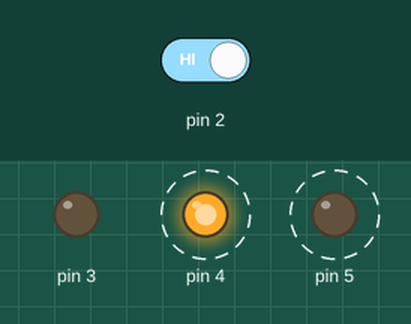
The sketch below on a simulated Arduino Uno, built with avr-gcc and run on an emulated ATmega328P. Shown: output pins drawn as LEDs (lit = HIGH). Dashed ring = blinking. Inputs (shaded band) come from the test bench; at power-on: pin 2 HIGH.

Above: at 5.37 s.
5.8 s: pin 2 driven LOW
At 7.2 s:
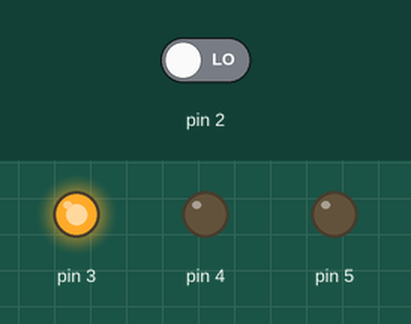
7.5 s: pin 2 driven HIGH
At 7.62 s:
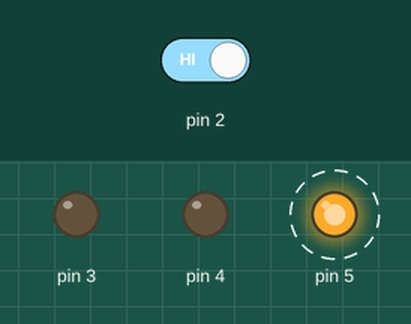
Timing chart, 0 to 16.5 s (numbered marks = the images above; inputs shaded):
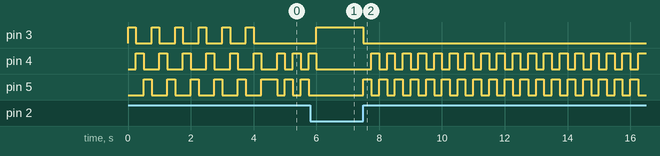

Measured:
- after the input at 5.8 s, pin 3: LOW → HIGH after 0.20 s; pin 4: goes on until 6.0 s, then stays LOW; pin 5: stops changing and stays LOW
- after the input at 7.5 s, pin 3: HIGH → LOW at once; pin 4: alternates HIGH for 0.25 s and LOW for 0.25 s, starting after 0.25 s; pin 5: alternates HIGH for 0.25 s and LOW for 0.25 s, starting at once

The sketch:

spaceshipinterface.ino
```cpp
/**
 *  This is the Spaceship Interface that will blink the two Red LEDs (on pin 4 and 5) if you click the button on the breadboard.
 *
 *  Author: Ralph Lepore
 */
 //Globals
 int switchState = 0;

 /**
  *  Setting up our pins. Pin number 2 will be our input pin (this should be connected to the switch).
  *  Pin numbers 3, 4 and 5 are our output pins and should be connected to the LEDs.
  */
 void setup() {
   pinMode(3, OUTPUT);
   pinMode(4, OUTPUT);
   pinMode(5, OUTPUT);
   pinMode(2, INPUT);


   //Lets make the LEDs flash when we first turn it on, to simulate the system configuring itself.
   for(int i=0; i < 6; i++) {
     flash(3);
     flash(4);
     flash(5);
   }
 }

 /**
  *  Flash the LED on the pin number provided by first writing a high bit, sleeping for a quarter of a second
  *  and the writing a low bit to the pin.
  */
 void flash(int pinNumber) {
   digitalWrite(pinNumber, HIGH);
   delay(250);
   digitalWrite(pinNumber, LOW);
 }

 /**
  *  Read the voltage in from pin 2, if we get a high bit (electricity) then we are going to "Blink" the two
  *  red LEDs (the LEDs on pins 4 and 5).  If we have a Low bit (meaning no electricity, button is not being pressed)
  *  we are going to write a high bit to pin 3 (this should be the Green LED).
  */
 void loop() {
   switchState = digitalRead(2);  //Read the input voltage from pin number 2

    if(switchState == LOW) { //The button is not pressed
       digitalWrite(3, HIGH);
       digitalWrite(4, LOW);
       digitalWrite(5, LOW);
    } else { //The button has been pressed
       digitalWrite(3, LOW);
       digitalWrite(4, LOW);
       digitalWrite(5, HIGH);

       //Below we are going to blink the two red LED lights
       delay(250);  //wait for a quarter second

       //Toggle the LEDs
       digitalWrite(4, HIGH);
       digitalWrite(5, LOW);
       delay(250); //wait for a quarter second again.
    }
 }
```
